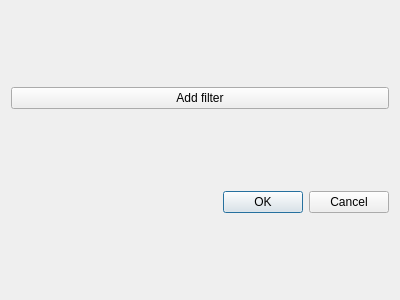
<?xml version="1.0" encoding="UTF-8"?>
<ui version="4.0">
 <class>FilterDialog</class>
 <widget class="QDialog" name="FilterDialog">
  <property name="geometry">
   <rect>
    <x>0</x>
    <y>0</y>
    <width>400</width>
    <height>300</height>
   </rect>
  </property>
  <property name="windowTitle">
   <string>Dialog</string>
  </property>
  <layout class="QVBoxLayout" name="verticalLayout">
   <item>
    <widget class="QPushButton" name="pbAdd">
     <property name="text">
      <string>Add filter</string>
     </property>
    </widget>
   </item>
   <item>
    <layout class="QVBoxLayout" name="vlElements"/>
   </item>
   <item>
    <widget class="QDialogButtonBox" name="buttonBox">
     <property name="orientation">
      <enum>Qt::Horizontal</enum>
     </property>
     <property name="standardButtons">
      <set>QDialogButtonBox::Cancel|QDialogButtonBox::Ok</set>
     </property>
    </widget>
   </item>
  </layout>
 </widget>
 <resources/>
 <connections>
  <connection>
   <sender>buttonBox</sender>
   <signal>accepted()</signal>
   <receiver>FilterDialog</receiver>
   <slot>accept()</slot>
   <hints>
    <hint type="sourcelabel">
     <x>248</x>
     <y>254</y>
    </hint>
    <hint type="destinationlabel">
     <x>157</x>
     <y>274</y>
    </hint>
   </hints>
  </connection>
  <connection>
   <sender>buttonBox</sender>
   <signal>rejected()</signal>
   <receiver>FilterDialog</receiver>
   <slot>reject()</slot>
   <hints>
    <hint type="sourcelabel">
     <x>316</x>
     <y>260</y>
    </hint>
    <hint type="destinationlabel">
     <x>286</x>
     <y>274</y>
    </hint>
   </hints>
  </connection>
 </connections>
</ui>
